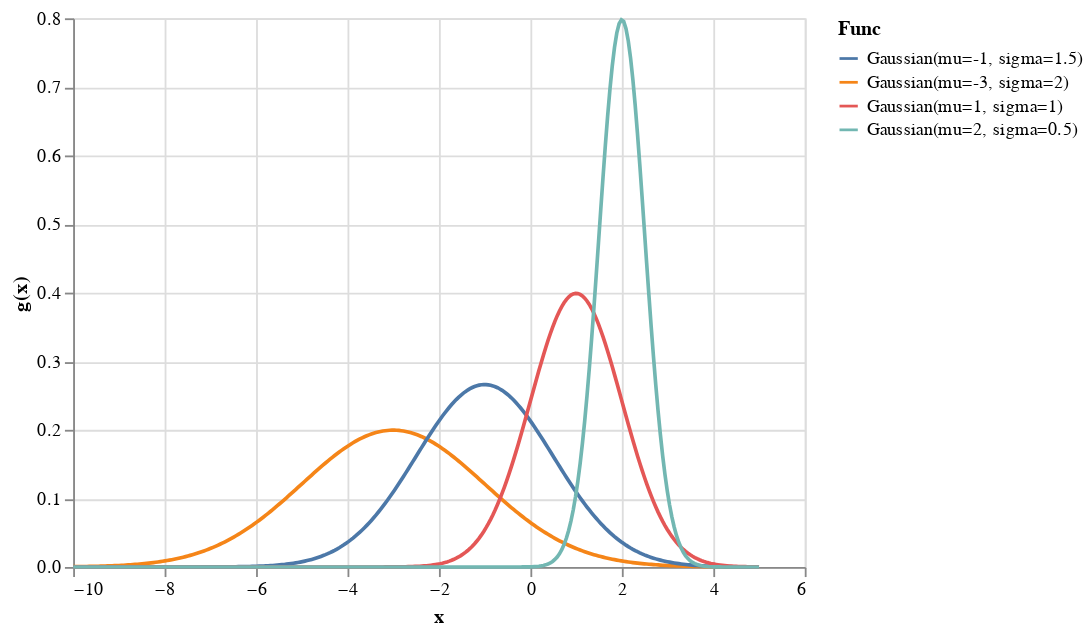

Here is the notebook cell this chart was saved with:
### Markdown cell above
And boom! A big dataframe holding all of our gaussians, along with their x, g(x) and parameters! Better yet, we can keep the `Func` column around to group the values by
function. Even better still, we can make altair do all the heavy lifting.

Altair is a relatively recent addition to the python data visualization landscape. 
It allows us to declaratively specify plots for pandas dataframes. 
Let's throw in our table of gaussian data. Then we can tell it to plot
`g(x)` vs `x`, with different colors for each gaussian. Let's see how easy 
it is:

### Code cell
import altair as alt
alt.Chart(df).mark_line().encode(
    x="x",
    y="g(x)",
    color="Func"
)

### Figure 1 — Vega-Lite specification as saved in the notebook (floating-point values rounded to 4 significant figures; data arrays with more than 128 entries replaced by an {"elided": "..."} marker saying what was removed)
{"$schema": "https://vega.github.io/schema/vega-lite/v3.2.1.json", "config": {"mark": {"tooltip": null}, "view": {"height": 300, "width": 400}}, "data": {"name": "data-2d39b8ef830be996dd2c659338b85258"}, "datasets": {"data-2d39b8ef830be996dd2c659338b85258": {"elided": "1200 records"}}, "encoding": {"color": {"field": "Func", "type": "nominal"}, "x": {"field": "x", "type": "quantitative"}, "y": {"field": "g(x)", "type": "quantitative"}}, "mark": "line"}
